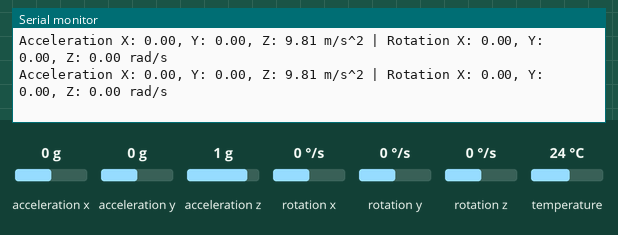
Bench run of a sketch on a simulated Arduino Uno, built with avr-gcc and run on an emulated ATmega328P. Shown: the last lines printed to the serial monitor. The test bench sets the inputs (shaded band); at power-on: acceleration x 0 g, acceleration y 0 g, acceleration z 1 g, rotation x 0 °/s, rotation y 0 °/s, rotation z 0 °/s, temperature 24 °C.

Above: at 2.2 s.
2.3 s: acceleration x set to -1.4 g
At 3.4 s:
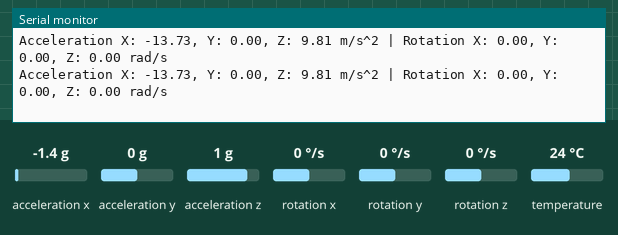
5.3 s: acceleration y set to -1.4 g
At 6.1 s:
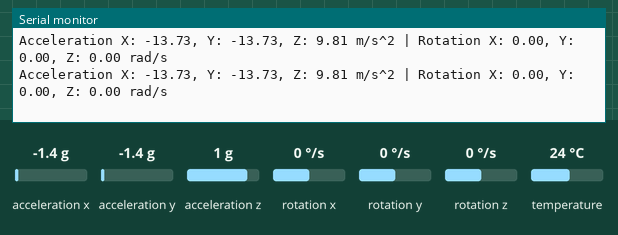
8.3 s: acceleration z set to -1.4 g
At 8.9 s:
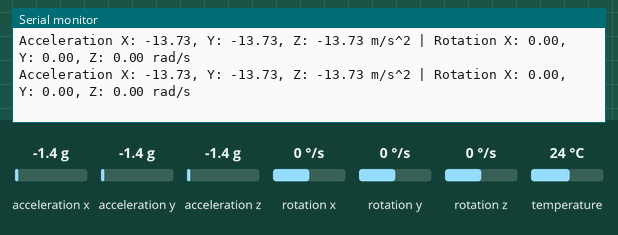
11.3 s: rotation x set to -192 °/s
At 12.4 s:
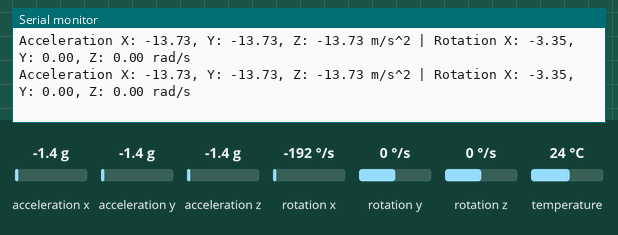
14.3 s: acceleration x set to -0.8 g
At 15.0 s:
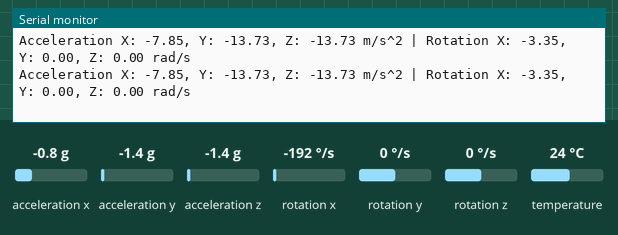
Timing chart, 0 to 17.3 s (numbered marks = the images above; inputs shaded):
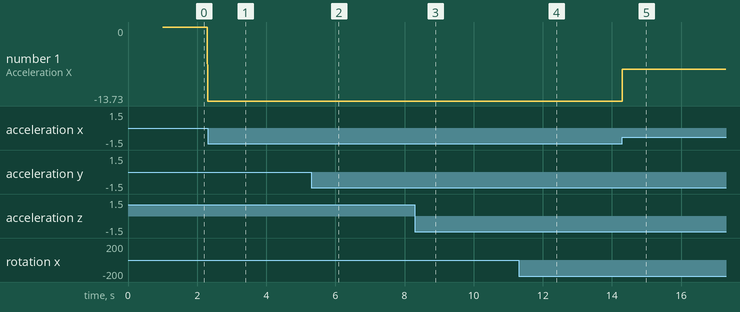

The sketch:

mpu_6050.ino
```cpp
#include <Adafruit_MPU6050.h>
#include <Adafruit_Sensor.h>
#include <Wire.h>

Adafruit_MPU6050 mpu;
double Acc_X,Acc_Y,Acc_Z,Gyr_X,Gyr_Y,Gyr_Z;

void setup(void) {
  Serial.begin(115200);
  initialize_mpu6050();
  delay(1000);
}

void loop() {
  update_mpu_val();
  print_mpu_val();
}
void initialize_mpu6050(){
  if (!mpu.begin()) {
    Serial.println("Failed to find MPU6050 chip");
    while (1) {
      delay(10);
    }
  }
  Serial.println("MPU6050 Found!");
  mpu.setAccelerometerRange(MPU6050_RANGE_8_G);
  mpu.setGyroRange(MPU6050_RANGE_500_DEG);
  mpu.setFilterBandwidth(MPU6050_BAND_5_HZ);
}
//update mpu6050 value
 void update_mpu_val(){
  sensors_event_t a, g, temp;
  mpu.getEvent(&a, &g, &temp);
  Acc_X = a.acceleration.x;
  Acc_Y = a.acceleration.y;
  Acc_Z = a.acceleration.z;
  Gyr_X = g.gyro.x;
  Gyr_Y = g.gyro.y;
  Gyr_Z = g.gyro.z;
 }
//print gyroscope and acceleration value
void print_mpu_val(){
  Serial.print("Acceleration X: ");
  Serial.print(Acc_X);
  Serial.print(", Y: ");
  Serial.print(Acc_Y);
  Serial.print(", Z: ");
  Serial.print(Acc_Z);
  Serial.print(" m/s^2");
  Serial.print(" | ");
  Serial.print("Rotation X: ");
  Serial.print(Gyr_X);
  Serial.print(", Y: ");
  Serial.print(Gyr_Y);
  Serial.print(", Z: ");
  Serial.print(Gyr_Z);
  Serial.println(" rad/s");
}
```

Measured:
- after the input at 2.3 s, the serial monitor: prints a new line at once (image 1)
- after the input at 5.3 s, the serial monitor: prints a new line at once (image 2)
- after the input at 8.3 s, the serial monitor: prints a new line at once (image 3)
- after the input at 11.3 s, the serial monitor: prints a new line at once (image 4)
- after the input at 14.3 s, the serial monitor: prints a new line at once (image 5)
- plotted number 1: 0 → -13.73 after the input at 2.3 s, -13.73 → -7.85 after the input at 14.3 s
